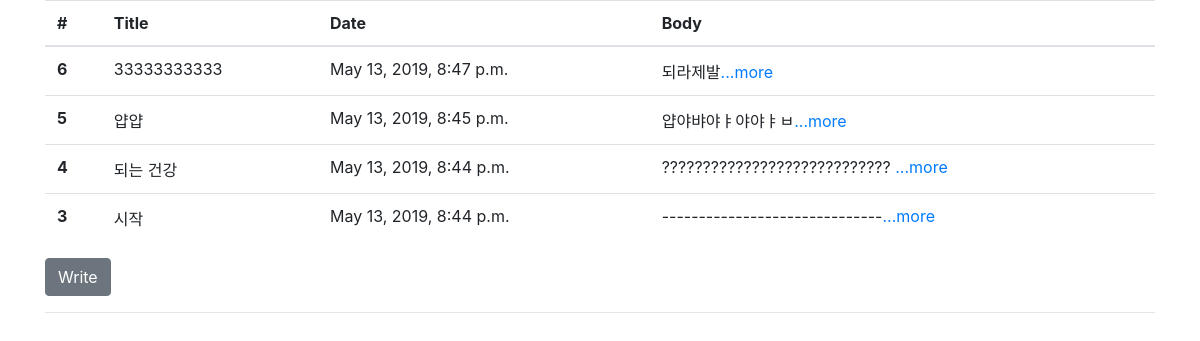
The page / on the database its author committed.
### blog/models.py (models this page shows, shortened)
class Blog(models.Model):
    title=models.CharField(max_length=200)
    pub_date=models.DateTimeField('date published')
    body = models.TextField()
    def summary(self):
        return self.body[:30]

### blog/views.py (the view)
# urls.py: 2. Add a URL to urlpatterns:  path('', views.home, name='home')
def home(request):
    blogs = Blog.objects.all().order_by('-id')
    return render(request,'home.html',{'blogs':blogs})

### blog/templates/home.html
{% extends 'base.html' %}
{% block content %}
<table class="table">
        <thead>
            <tr>
                <th scope="col">#</th>
                <th scope="col">Title</th>
                <th scope="col">Date</th>
                <th scope="col">Body</th>
            </tr>
        </thead>
        <tbody>
            {% for blog in blogs.all %}
            <tr>
                <th scope="row">{{blog.id}}</th>
                <td>{{blog.title}}</td>
                <td>{{blog.pub_date}}</td>
                <td>{{blog.summary}}<a href="{% url 'detail' blog.id %}">...more</a></td>
            </tr>
            {% endfor %}
        </tbody>
    </table>
    <a href="{% url 'new' %}"><button type="button" class="btn btn-secondary">Write</button></a>
{% endblock %}

### templates/base.html (shortened to what this page needs)
    <link rel="stylesheet" href="https://stackpath.bootstrapcdn.com/bootstrap/4.3.1/css/bootstrap.min.css"
>
<body>
    <div class="container">
        {% block content %}
        {% endblock %}
        <hr>
    </div>
</body>

### rows shown on the page
Blog: id "6", title "33333333333", pub_date "May 13, 2019, 8:47 p.m.", summary "되라제발"
Blog: id "5", title "얍얍", pub_date "May 13, 2019, 8:45 p.m.", summary "얍야뱌야ㅑ야야ㅑㅂ"
Blog: id "4", title "되는 건강", pub_date "May 13, 2019, 8:44 p.m.", summary "????????????????????????????"
Blog: id "3", title "시작", pub_date "May 13, 2019, 8:44 p.m.", summary "------------------------------"
